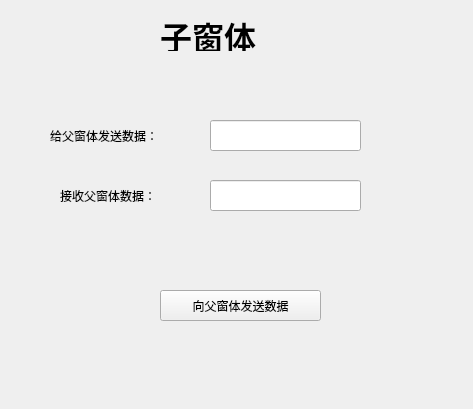
<?xml version="1.0" encoding="UTF-8"?>
<ui version="4.0">
 <class>W2</class>
 <widget class="QWidget" name="W2">
  <property name="geometry">
   <rect>
    <x>0</x>
    <y>0</y>
    <width>473</width>
    <height>409</height>
   </rect>
  </property>
  <property name="windowTitle">
   <string>Form</string>
  </property>
  <widget class="QLabel" name="label">
   <property name="geometry">
    <rect>
     <x>50</x>
     <y>120</y>
     <width>141</width>
     <height>31</height>
    </rect>
   </property>
   <property name="text">
    <string>给父窗体发送数据：</string>
   </property>
  </widget>
  <widget class="QLabel" name="label_2">
   <property name="geometry">
    <rect>
     <x>60</x>
     <y>180</y>
     <width>121</width>
     <height>31</height>
    </rect>
   </property>
   <property name="text">
    <string>接收父窗体数据：</string>
   </property>
  </widget>
  <widget class="QLineEdit" name="lineEdit">
   <property name="geometry">
    <rect>
     <x>210</x>
     <y>120</y>
     <width>151</width>
     <height>31</height>
    </rect>
   </property>
  </widget>
  <widget class="QLineEdit" name="lineEdit_2">
   <property name="geometry">
    <rect>
     <x>210</x>
     <y>180</y>
     <width>151</width>
     <height>31</height>
    </rect>
   </property>
  </widget>
  <widget class="QPushButton" name="pushButton">
   <property name="geometry">
    <rect>
     <x>160</x>
     <y>290</y>
     <width>161</width>
     <height>31</height>
    </rect>
   </property>
   <property name="text">
    <string>向父窗体发送数据</string>
   </property>
  </widget>
  <widget class="QLabel" name="label_3">
   <property name="geometry">
    <rect>
     <x>160</x>
     <y>20</y>
     <width>121</width>
     <height>31</height>
    </rect>
   </property>
   <property name="font">
    <font>
     <family>楷体</family>
     <pointsize>24</pointsize>
     <weight>75</weight>
     <bold>true</bold>
    </font>
   </property>
   <property name="text">
    <string>子窗体</string>
   </property>
  </widget>
 </widget>
 <resources/>
 <connections/>
</ui>
